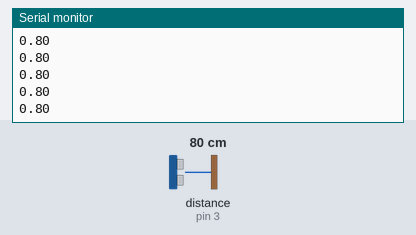
Bench run of a sketch on a simulated Arduino Uno, built with avr-gcc and run on an emulated ATmega328P. On the bench: the last lines printed to the serial monitor. Wiring (inferred from the names in the program): ultrasonic range finder: trigger pin 2; echo pin 3. The test bench sets the inputs (shaded band); at power-on: distance to the obstacle (sensor on pin 3) 80 cm. The echo pulse lasts 58.3 µs per cm.

Above: at 1.2 s.
1.3 s: distance to the obstacle (sensor on pin 3) set to 2 cm
At 1.9 s:
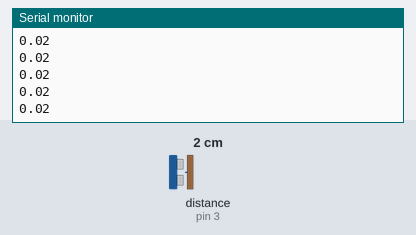
2.8 s: distance to the obstacle (sensor on pin 3) set to 4 cm
At 3.6 s:
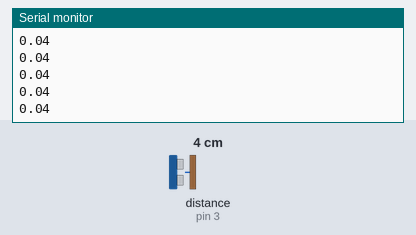
Timing chart, 0 to 5.8 s (numbered marks = the images above; inputs shaded):
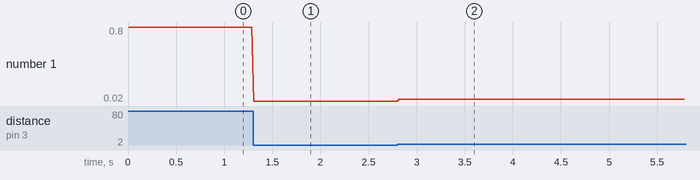

Measured:
- after the input at 1.3 s, the serial monitor: prints a new line at once (image 1)
- after the input at 2.8 s, the serial monitor: prints a new line at once (image 2)
- plotted number 1: 0.8 → 0.02 after the input at 1.3 s, 0.02 → 0.04 after the input at 2.8 s

The sketch:

HC_SR04_Basic_Echo_Ranging.ino
```cpp
int triggerPin = 2;
int sonarPin = 3;

void setup()
{
  pinMode(triggerPin, OUTPUT);
  pinMode(sonarPin,INPUT);

  Serial.begin(9600);
}

void loop()
{
  //deactivate the sensor
  digitalWrite(triggerPin,LOW);
  delayMicroseconds(2);
  //activate the trigger
  digitalWrite(triggerPin,HIGH);
  //wait for at least 10 usec
  delayMicroseconds(20);
  //send a low to the trigger
  digitalWrite(triggerPin,LOW);
  //read from the sensor
  float t = pulseIn(sonarPin,HIGH);

  float d = t/29/200;

  if(d<=10)
  {
    Serial.println(d);
  } else
  {
    Serial.println("No Target or Invalid echo!");
  }

  delay(20);


}
```
